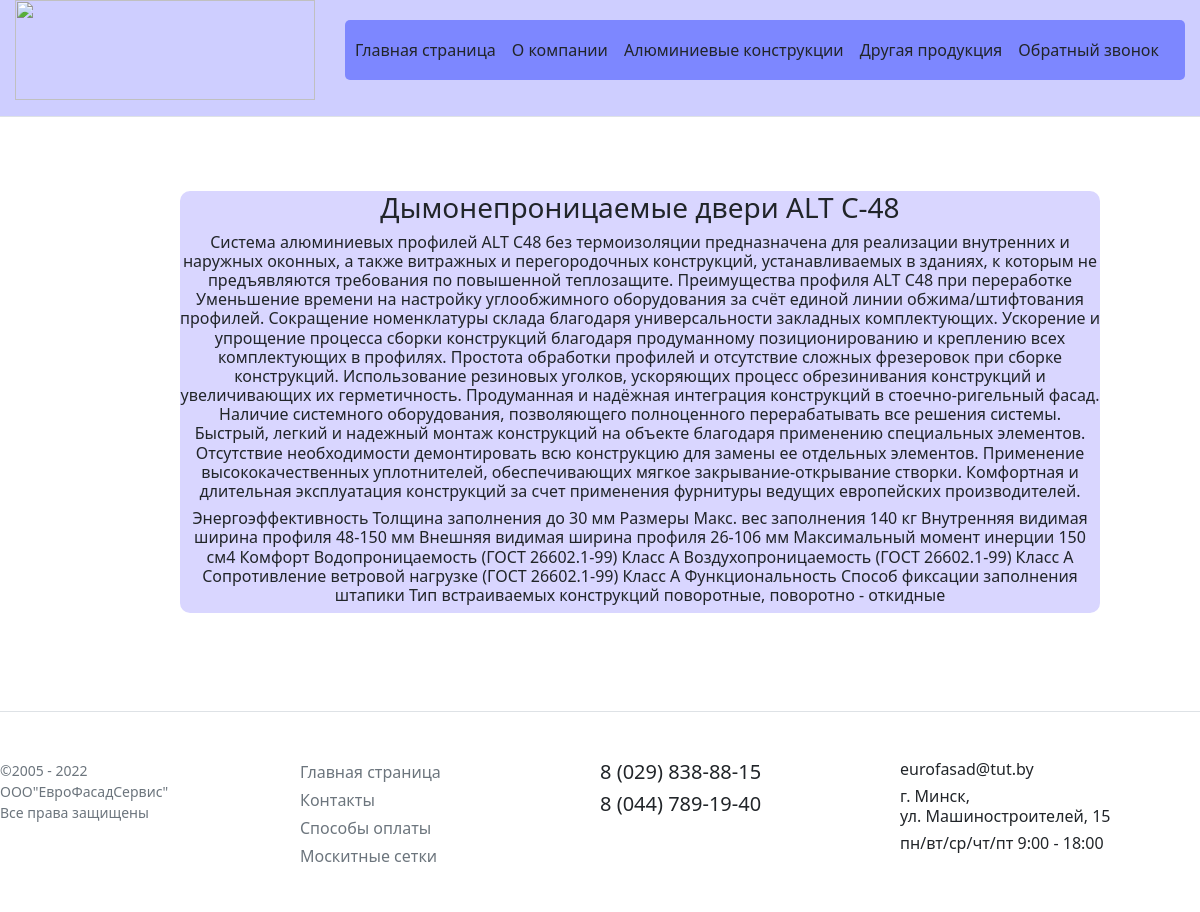
Screenshot of /products/dym_door with the database file from the repository.
### products/models.py (models this page shows, shortened)
class Dym_door(models.Model):
    name = models.CharField('Название',max_length=250)
    description = models.TextField('Описание')
    feature = models.TextField('Характеристики')
    class Meta:
        verbose_name='Дымонепроницаемая дверь'
        verbose_name_plural = 'Дымонепрониаемые двери'

### products/views.py (the view)
# urls.py: path('dym_door',views.dym_door,name='dym_door'),
def dym_door(request):
    dymdoor = Dym_door.objects.all()
    return render(request, 'products/dym_door.html', {'dymdoor': dymdoor})

### products/templates/products/dym_door.html (shortened to what this page needs)
{% extends 'products/base.html' %}
{% block content %}
{% for i in dymdoor %}
<div class = "alert-warning">
    <h3>{{ i.name}}</h3>
    <h6>{{i.description}}</h6>
    <h6>{{i.feature}}</h6>
</div>
{%endfor%}
{% endblock %}

### static/styles.css (style rules this page uses)
.alert-warning { float:left; clear:both; width:920px; margin:50px 15%; background-color: #d9d6ff; text-align:center; border-radius: 10px; }
.body { display: flex; flex-direction: column; }

### rows the page displays
Dym_door: name "Дымонепроницаемые двери ALT C-48", description "Система алюминиевых профилей ALT C48 без термоизоляции предназначена для реализации внутренних и наружных оконных, а также витражных и перегородочных конструкций, устанавливаемых в зданиях, к которым не предъявляются требования по повышенной теплозащите. Преимущества профиля ALT C48 при переработке Уменьшение времени на настройку углообжимного оборудования за счёт единой линии обжима/штифтования профилей. Сокращение номенклатуры склада благодаря универсальности закладных комплектующих. Ускорение и упрощение процесса сборки конструкций благодаря продуманному позиционированию и креплению всех комплектующих в профилях. Простота обработки профилей и отсутствие сложных фрезеровок при сборке…", feature "Энергоэффективность Толщина заполнения до 30 мм Размеры Макс. вес заполнения 140 кг Внутренняя видимая ширина профиля 48-150 мм Внешняя видимая ширина профиля 26-106 мм Максимальный момент инерции 150 см4 Комфорт Водопроницаемость (ГОСТ 26602.1-99) Класс А Воздухопроницаемость (ГОСТ 26602.1-99) Класс А Сопротивление ветровой нагрузке (ГОСТ 26602.1-99) Класс А Функциональность Способ фиксации заполнения штапики Тип встраиваемых конструкций поворотные, поворотно - откидные"
